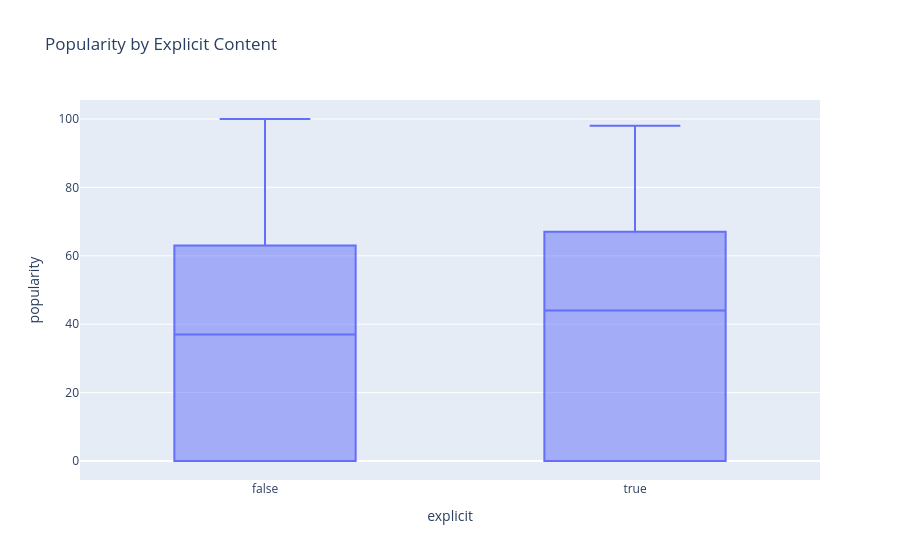

Notebook code for this chart:
### Markdown cell above
The scatterplot suggests a weak positive relationship between popularity and danceability. Songs with higher danceability appear to be more popular, however the relationship is not strongly linear.

### Code cell
fig = px.box(
    cleaned,
    x='explicit',
    y='popularity',
    title='Popularity by Explicit Content'
)

fig.show()

### Figure 1 — Plotly figure (JSON) as saved in the notebook; plotly's stock layout.template omitted (floating-point values rounded to 4 significant figures; data arrays with more than 128 entries replaced by an {"elided": "..."} marker saying what was removed)
{"data": [{"alignmentgroup": "True", "hovertemplate": "explicit=%{x}<br>popularity=%{y}<extra></extra>", "legendgroup": "", "marker": {"color": "#636efa"}, "name": "", "notched": false, "offsetgroup": "", "orientation": "v", "showlegend": false, "type": "box", "x": {"elided": "6000 bool values"}, "x0": " ", "xaxis": "x", "y": {"elided": "6000 int values"}, "y0": " ", "yaxis": "y"}], "layout": {"boxmode": "group", "legend": {"tracegroupgap": 0}, "title": {"text": "Popularity by Explicit Content"}, "xaxis": {"anchor": "y", "domain": [0, 1], "title": {"text": "explicit"}}, "yaxis": {"anchor": "x", "domain": [0, 1], "title": {"text": "popularity"}}}}
